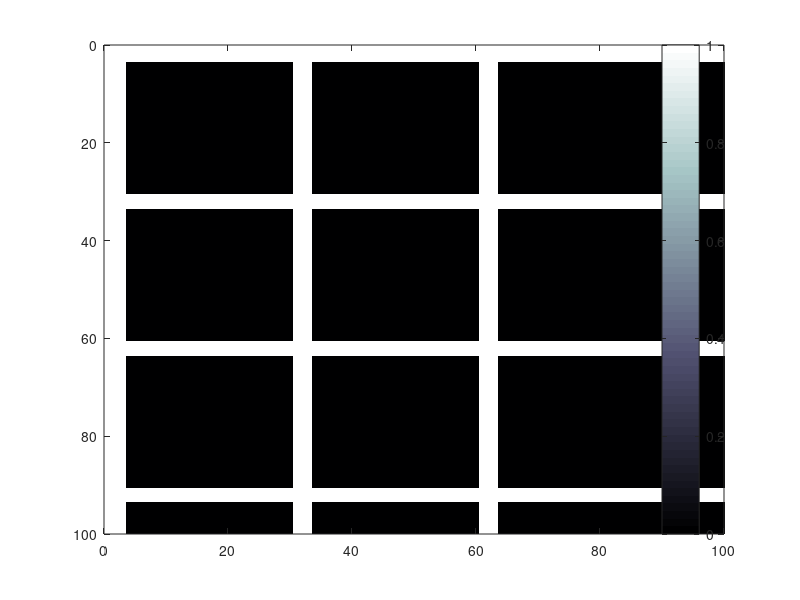

Recreate this plot in MATLAB.
% main.m

% imagesc(one_op_art(50,2))
% axis image; axis off;
%% 
% Base Case: 3-by-3 Square
function main()
height = 100;
background = zeros(height);
for ii = 1:floor(height)
    for jj = 1:floor(height)
        if (mod(jj,30) == 1) || (mod(jj,30) == 2) || (mod(jj,30) == 3)
            background(:,jj) = 1; 
        end
        if (mod(ii,30) == 1) || (mod(ii,30) == 2) || (mod(ii,30) == 3)
            background(ii,:) = 1;
            % Need to keep height always 100 because I couldn't find a way
            % to make the mouse interaction work not on a 0 to 100 scale.
            % Need to adjust the squares so that they fit evenly. 3 is uneven. 
        end
    end
end
display = background;

%Image display and Setup of the interactive figure. Find a way to get 
% rid of the axes. 
figure(1)
image = imagesc(display);
set(image,'HitTest','off')
axis([0 100 0 100]);
ax = axes;
set(ax,'ButtonDownFcn',@CallBackEx,'PickableParts','all')
colormap bone;  axis off; colorbar
mousePos_x = []; mousePos_y = []; %Initialization
% Mouse interaction: gives you the x value and y-values of the point where 
% you clicked, scaled up by 100. 
    function CallBackEx(hObject,~)
        mousePos = get(hObject,'CurrentPoint');
        mousePos_x = 100*mousePos(1); mousePos_y = 100*mousePos(3);
    end

%Changing square colors
if display(round(mousePos_x),round(mousePos_y)) == 0
    %Need block positions to define each separate block


end
end